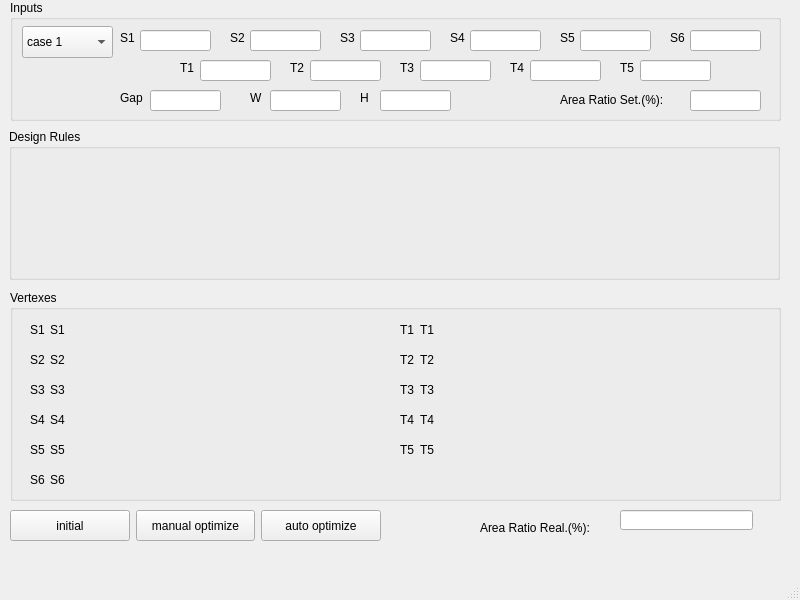
<?xml version="1.0" encoding="UTF-8"?>
<ui version="4.0">
 <class>MainWindow</class>
 <widget class="QMainWindow" name="MainWindow">
  <property name="geometry">
   <rect>
    <x>0</x>
    <y>0</y>
    <width>800</width>
    <height>600</height>
   </rect>
  </property>
  <property name="windowTitle">
   <string>BAW Auto Layout Toolbox</string>
  </property>
  <widget class="QWidget" name="centralwidget">
   <widget class="QGroupBox" name="groupBox">
    <property name="geometry">
     <rect>
      <x>10</x>
      <y>0</y>
      <width>771</width>
      <height>121</height>
     </rect>
    </property>
    <property name="title">
     <string>Inputs</string>
    </property>
    <widget class="QComboBox" name="comboBox">
     <property name="geometry">
      <rect>
       <x>12</x>
       <y>26</y>
       <width>91</width>
       <height>32</height>
      </rect>
     </property>
     <item>
      <property name="text">
       <string>case 1</string>
      </property>
     </item>
     <item>
      <property name="text">
       <string>case 2</string>
      </property>
     </item>
     <item>
      <property name="text">
       <string>case 3</string>
      </property>
     </item>
     <item>
      <property name="text">
       <string>case 4</string>
      </property>
     </item>
     <item>
      <property name="text">
       <string>case 5</string>
      </property>
     </item>
     <item>
      <property name="text">
       <string>case 6</string>
      </property>
     </item>
     <item>
      <property name="text">
       <string>case 7</string>
      </property>
     </item>
     <item>
      <property name="text">
       <string>case 8</string>
      </property>
     </item>
     <item>
      <property name="text">
       <string>case 9</string>
      </property>
     </item>
     <item>
      <property name="text">
       <string>case 10</string>
      </property>
     </item>
     <item>
      <property name="text">
       <string>custom</string>
      </property>
     </item>
    </widget>
    <widget class="QLabel" name="label">
     <property name="geometry">
      <rect>
       <x>110</x>
       <y>30</y>
       <width>31</width>
       <height>16</height>
      </rect>
     </property>
     <property name="text">
      <string>S1</string>
     </property>
    </widget>
    <widget class="QLineEdit" name="lineEdit_S1">
     <property name="geometry">
      <rect>
       <x>130</x>
       <y>30</y>
       <width>71</width>
       <height>21</height>
      </rect>
     </property>
    </widget>
    <widget class="QLabel" name="label_2">
     <property name="geometry">
      <rect>
       <x>220</x>
       <y>30</y>
       <width>31</width>
       <height>16</height>
      </rect>
     </property>
     <property name="text">
      <string>S2</string>
     </property>
    </widget>
    <widget class="QLineEdit" name="lineEdit_S2">
     <property name="geometry">
      <rect>
       <x>240</x>
       <y>30</y>
       <width>71</width>
       <height>21</height>
      </rect>
     </property>
    </widget>
    <widget class="QLabel" name="label_3">
     <property name="geometry">
      <rect>
       <x>330</x>
       <y>30</y>
       <width>31</width>
       <height>16</height>
      </rect>
     </property>
     <property name="text">
      <string>S3</string>
     </property>
    </widget>
    <widget class="QLineEdit" name="lineEdit_S3">
     <property name="geometry">
      <rect>
       <x>350</x>
       <y>30</y>
       <width>71</width>
       <height>21</height>
      </rect>
     </property>
    </widget>
    <widget class="QLabel" name="label_4">
     <property name="geometry">
      <rect>
       <x>440</x>
       <y>30</y>
       <width>31</width>
       <height>16</height>
      </rect>
     </property>
     <property name="text">
      <string>S4</string>
     </property>
    </widget>
    <widget class="QLineEdit" name="lineEdit_S4">
     <property name="geometry">
      <rect>
       <x>460</x>
       <y>30</y>
       <width>71</width>
       <height>21</height>
      </rect>
     </property>
    </widget>
    <widget class="QLabel" name="label_5">
     <property name="geometry">
      <rect>
       <x>550</x>
       <y>30</y>
       <width>31</width>
       <height>16</height>
      </rect>
     </property>
     <property name="text">
      <string>S5</string>
     </property>
    </widget>
    <widget class="QLineEdit" name="lineEdit_S5">
     <property name="geometry">
      <rect>
       <x>570</x>
       <y>30</y>
       <width>71</width>
       <height>21</height>
      </rect>
     </property>
    </widget>
    <widget class="QLabel" name="label_6">
     <property name="geometry">
      <rect>
       <x>660</x>
       <y>30</y>
       <width>31</width>
       <height>16</height>
      </rect>
     </property>
     <property name="text">
      <string>S6</string>
     </property>
    </widget>
    <widget class="QLineEdit" name="lineEdit_S6">
     <property name="geometry">
      <rect>
       <x>680</x>
       <y>30</y>
       <width>71</width>
       <height>21</height>
      </rect>
     </property>
    </widget>
    <widget class="QLabel" name="label_7">
     <property name="geometry">
      <rect>
       <x>170</x>
       <y>60</y>
       <width>31</width>
       <height>16</height>
      </rect>
     </property>
     <property name="text">
      <string>T1</string>
     </property>
    </widget>
    <widget class="QLineEdit" name="lineEdit_T1">
     <property name="geometry">
      <rect>
       <x>190</x>
       <y>60</y>
       <width>71</width>
       <height>21</height>
      </rect>
     </property>
    </widget>
    <widget class="QLineEdit" name="lineEdit_T2">
     <property name="geometry">
      <rect>
       <x>300</x>
       <y>60</y>
       <width>71</width>
       <height>21</height>
      </rect>
     </property>
    </widget>
    <widget class="QLabel" name="label_8">
     <property name="geometry">
      <rect>
       <x>280</x>
       <y>60</y>
       <width>31</width>
       <height>16</height>
      </rect>
     </property>
     <property name="text">
      <string>T2</string>
     </property>
    </widget>
    <widget class="QLineEdit" name="lineEdit_T3">
     <property name="geometry">
      <rect>
       <x>410</x>
       <y>60</y>
       <width>71</width>
       <height>21</height>
      </rect>
     </property>
    </widget>
    <widget class="QLabel" name="label_9">
     <property name="geometry">
      <rect>
       <x>390</x>
       <y>60</y>
       <width>31</width>
       <height>16</height>
      </rect>
     </property>
     <property name="text">
      <string>T3</string>
     </property>
    </widget>
    <widget class="QLineEdit" name="lineEdit_T4">
     <property name="geometry">
      <rect>
       <x>520</x>
       <y>60</y>
       <width>71</width>
       <height>21</height>
      </rect>
     </property>
    </widget>
    <widget class="QLabel" name="label_10">
     <property name="geometry">
      <rect>
       <x>500</x>
       <y>60</y>
       <width>31</width>
       <height>16</height>
      </rect>
     </property>
     <property name="text">
      <string>T4</string>
     </property>
    </widget>
    <widget class="QLineEdit" name="lineEdit_T5">
     <property name="geometry">
      <rect>
       <x>630</x>
       <y>60</y>
       <width>71</width>
       <height>21</height>
      </rect>
     </property>
    </widget>
    <widget class="QLabel" name="label_11">
     <property name="geometry">
      <rect>
       <x>610</x>
       <y>60</y>
       <width>31</width>
       <height>16</height>
      </rect>
     </property>
     <property name="text">
      <string>T5</string>
     </property>
    </widget>
    <widget class="QLineEdit" name="lineEdit_gap">
     <property name="geometry">
      <rect>
       <x>140</x>
       <y>90</y>
       <width>71</width>
       <height>21</height>
      </rect>
     </property>
    </widget>
    <widget class="QLabel" name="label_12">
     <property name="geometry">
      <rect>
       <x>110</x>
       <y>90</y>
       <width>31</width>
       <height>16</height>
      </rect>
     </property>
     <property name="text">
      <string>Gap</string>
     </property>
    </widget>
    <widget class="QLineEdit" name="lineEdit_W">
     <property name="geometry">
      <rect>
       <x>260</x>
       <y>90</y>
       <width>71</width>
       <height>21</height>
      </rect>
     </property>
    </widget>
    <widget class="QLabel" name="label_13">
     <property name="geometry">
      <rect>
       <x>240</x>
       <y>90</y>
       <width>31</width>
       <height>16</height>
      </rect>
     </property>
     <property name="text">
      <string>W</string>
     </property>
    </widget>
    <widget class="QLabel" name="label_14">
     <property name="geometry">
      <rect>
       <x>350</x>
       <y>90</y>
       <width>31</width>
       <height>16</height>
      </rect>
     </property>
     <property name="text">
      <string>H</string>
     </property>
    </widget>
    <widget class="QLineEdit" name="lineEdit_H">
     <property name="geometry">
      <rect>
       <x>370</x>
       <y>90</y>
       <width>71</width>
       <height>21</height>
      </rect>
     </property>
    </widget>
    <widget class="QLineEdit" name="lineEdit_ratio_set">
     <property name="geometry">
      <rect>
       <x>680</x>
       <y>90</y>
       <width>71</width>
       <height>21</height>
      </rect>
     </property>
    </widget>
    <widget class="QLabel" name="label_15">
     <property name="geometry">
      <rect>
       <x>550</x>
       <y>90</y>
       <width>141</width>
       <height>20</height>
      </rect>
     </property>
     <property name="text">
      <string>Area Ratio Set.(%):</string>
     </property>
    </widget>
   </widget>
   <widget class="QGroupBox" name="design_rules">
    <property name="geometry">
     <rect>
      <x>9</x>
      <y>129</y>
      <width>771</width>
      <height>151</height>
     </rect>
    </property>
    <property name="title">
     <string>Design Rules</string>
    </property>
   </widget>
   <widget class="QGroupBox" name="Vertexes">
    <property name="geometry">
     <rect>
      <x>10</x>
      <y>290</y>
      <width>771</width>
      <height>211</height>
     </rect>
    </property>
    <property name="title">
     <string>Vertexes</string>
    </property>
    <widget class="QLabel" name="label_S3">
     <property name="geometry">
      <rect>
       <x>40</x>
       <y>90</y>
       <width>341</width>
       <height>20</height>
      </rect>
     </property>
     <property name="text">
      <string>S3</string>
     </property>
    </widget>
    <widget class="QLabel" name="label_S6">
     <property name="geometry">
      <rect>
       <x>40</x>
       <y>180</y>
       <width>341</width>
       <height>20</height>
      </rect>
     </property>
     <property name="text">
      <string>S6</string>
     </property>
    </widget>
    <widget class="QLabel" name="label_S4">
     <property name="geometry">
      <rect>
       <x>40</x>
       <y>120</y>
       <width>341</width>
       <height>20</height>
      </rect>
     </property>
     <property name="text">
      <string>S4</string>
     </property>
    </widget>
    <widget class="QLabel" name="label_S5">
     <property name="geometry">
      <rect>
       <x>40</x>
       <y>150</y>
       <width>341</width>
       <height>20</height>
      </rect>
     </property>
     <property name="text">
      <string>S5</string>
     </property>
    </widget>
    <widget class="QLabel" name="label_S2">
     <property name="geometry">
      <rect>
       <x>40</x>
       <y>60</y>
       <width>341</width>
       <height>20</height>
      </rect>
     </property>
     <property name="text">
      <string>S2</string>
     </property>
    </widget>
    <widget class="QLabel" name="label_S1">
     <property name="geometry">
      <rect>
       <x>40</x>
       <y>30</y>
       <width>341</width>
       <height>20</height>
      </rect>
     </property>
     <property name="text">
      <string>S1</string>
     </property>
    </widget>
    <widget class="QLabel" name="label_T3">
     <property name="geometry">
      <rect>
       <x>410</x>
       <y>90</y>
       <width>351</width>
       <height>20</height>
      </rect>
     </property>
     <property name="text">
      <string>T3</string>
     </property>
    </widget>
    <widget class="QLabel" name="label_T4">
     <property name="geometry">
      <rect>
       <x>410</x>
       <y>120</y>
       <width>351</width>
       <height>20</height>
      </rect>
     </property>
     <property name="text">
      <string>T4</string>
     </property>
    </widget>
    <widget class="QLabel" name="label_T1">
     <property name="geometry">
      <rect>
       <x>410</x>
       <y>30</y>
       <width>351</width>
       <height>20</height>
      </rect>
     </property>
     <property name="text">
      <string>T1</string>
     </property>
    </widget>
    <widget class="QLabel" name="label_T2">
     <property name="geometry">
      <rect>
       <x>410</x>
       <y>60</y>
       <width>351</width>
       <height>20</height>
      </rect>
     </property>
     <property name="text">
      <string>T2</string>
     </property>
    </widget>
    <widget class="QLabel" name="label_T5">
     <property name="geometry">
      <rect>
       <x>410</x>
       <y>150</y>
       <width>351</width>
       <height>20</height>
      </rect>
     </property>
     <property name="text">
      <string>T5</string>
     </property>
    </widget>
    <widget class="QLabel" name="label_16">
     <property name="geometry">
      <rect>
       <x>20</x>
       <y>30</y>
       <width>31</width>
       <height>20</height>
      </rect>
     </property>
     <property name="text">
      <string>S1</string>
     </property>
    </widget>
    <widget class="QLabel" name="label_17">
     <property name="geometry">
      <rect>
       <x>20</x>
       <y>60</y>
       <width>31</width>
       <height>20</height>
      </rect>
     </property>
     <property name="text">
      <string>S2</string>
     </property>
    </widget>
    <widget class="QLabel" name="label_18">
     <property name="geometry">
      <rect>
       <x>20</x>
       <y>90</y>
       <width>31</width>
       <height>20</height>
      </rect>
     </property>
     <property name="text">
      <string>S3</string>
     </property>
    </widget>
    <widget class="QLabel" name="label_19">
     <property name="geometry">
      <rect>
       <x>20</x>
       <y>120</y>
       <width>31</width>
       <height>20</height>
      </rect>
     </property>
     <property name="text">
      <string>S4</string>
     </property>
    </widget>
    <widget class="QLabel" name="label_20">
     <property name="geometry">
      <rect>
       <x>20</x>
       <y>150</y>
       <width>31</width>
       <height>20</height>
      </rect>
     </property>
     <property name="text">
      <string>S5</string>
     </property>
    </widget>
    <widget class="QLabel" name="label_21">
     <property name="geometry">
      <rect>
       <x>20</x>
       <y>180</y>
       <width>31</width>
       <height>20</height>
      </rect>
     </property>
     <property name="text">
      <string>S6</string>
     </property>
    </widget>
    <widget class="QLabel" name="label_22">
     <property name="geometry">
      <rect>
       <x>390</x>
       <y>30</y>
       <width>31</width>
       <height>20</height>
      </rect>
     </property>
     <property name="text">
      <string>T1</string>
     </property>
    </widget>
    <widget class="QLabel" name="label_23">
     <property name="geometry">
      <rect>
       <x>390</x>
       <y>60</y>
       <width>31</width>
       <height>20</height>
      </rect>
     </property>
     <property name="text">
      <string>T2</string>
     </property>
    </widget>
    <widget class="QLabel" name="label_24">
     <property name="geometry">
      <rect>
       <x>390</x>
       <y>90</y>
       <width>31</width>
       <height>20</height>
      </rect>
     </property>
     <property name="text">
      <string>T3</string>
     </property>
    </widget>
    <widget class="QLabel" name="label_25">
     <property name="geometry">
      <rect>
       <x>390</x>
       <y>120</y>
       <width>31</width>
       <height>20</height>
      </rect>
     </property>
     <property name="text">
      <string>T4</string>
     </property>
    </widget>
    <widget class="QLabel" name="label_26">
     <property name="geometry">
      <rect>
       <x>390</x>
       <y>150</y>
       <width>31</width>
       <height>20</height>
      </rect>
     </property>
     <property name="text">
      <string>T5</string>
     </property>
    </widget>
   </widget>
   <widget class="QWidget" name="layoutWidget">
    <property name="geometry">
     <rect>
      <x>10</x>
      <y>510</y>
      <width>371</width>
      <height>31</height>
     </rect>
    </property>
    <layout class="QHBoxLayout" name="horizontalLayout">
     <item>
      <widget class="QPushButton" name="pushButton_init_layout">
       <property name="sizePolicy">
        <sizepolicy hsizetype="Preferred" vsizetype="Expanding">
         <horstretch>0</horstretch>
         <verstretch>0</verstretch>
        </sizepolicy>
       </property>
       <property name="text">
        <string>initial</string>
       </property>
      </widget>
     </item>
     <item>
      <widget class="QPushButton" name="pushButton_manual_optimize">
       <property name="sizePolicy">
        <sizepolicy hsizetype="Preferred" vsizetype="Expanding">
         <horstretch>0</horstretch>
         <verstretch>0</verstretch>
        </sizepolicy>
       </property>
       <property name="text">
        <string>manual optimize</string>
       </property>
      </widget>
     </item>
     <item>
      <widget class="QPushButton" name="pushButton_auto_optimize">
       <property name="sizePolicy">
        <sizepolicy hsizetype="Preferred" vsizetype="Expanding">
         <horstretch>0</horstretch>
         <verstretch>0</verstretch>
        </sizepolicy>
       </property>
       <property name="text">
        <string>auto optimize</string>
       </property>
      </widget>
     </item>
    </layout>
   </widget>
   <widget class="QLabel" name="label_27">
    <property name="geometry">
     <rect>
      <x>480</x>
      <y>520</y>
      <width>120</width>
      <height>16</height>
     </rect>
    </property>
    <property name="text">
     <string>Area Ratio Real.(%):</string>
    </property>
   </widget>
   <widget class="QLineEdit" name="lineEdit_ratio_real">
    <property name="geometry">
     <rect>
      <x>620</x>
      <y>510</y>
      <width>133</width>
      <height>20</height>
     </rect>
    </property>
    <property name="sizePolicy">
     <sizepolicy hsizetype="Expanding" vsizetype="Fixed">
      <horstretch>0</horstretch>
      <verstretch>0</verstretch>
     </sizepolicy>
    </property>
   </widget>
  </widget>
  <widget class="QMenuBar" name="menubar">
   <property name="geometry">
    <rect>
     <x>0</x>
     <y>0</y>
     <width>800</width>
     <height>23</height>
    </rect>
   </property>
  </widget>
  <widget class="QStatusBar" name="statusbar"/>
 </widget>
 <resources/>
 <connections/>
</ui>
